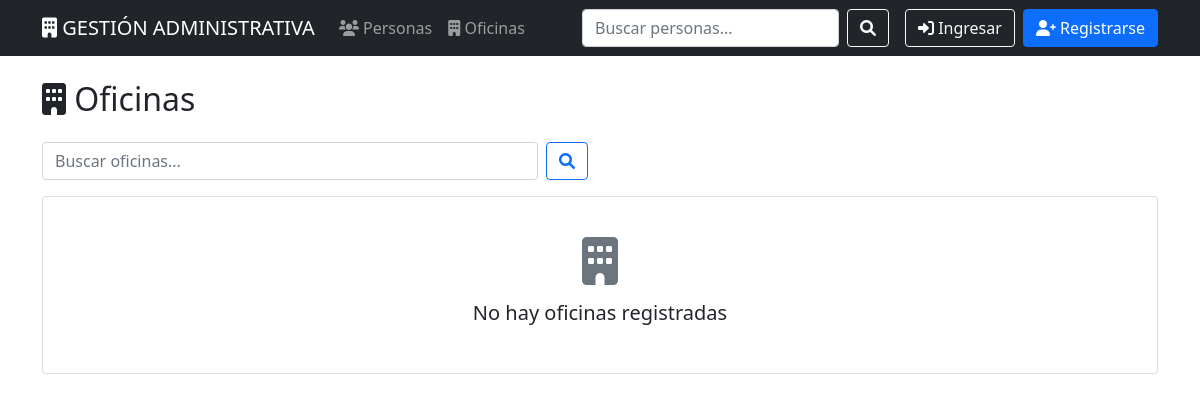
The page /oficinas/ on the database as committed earlier.
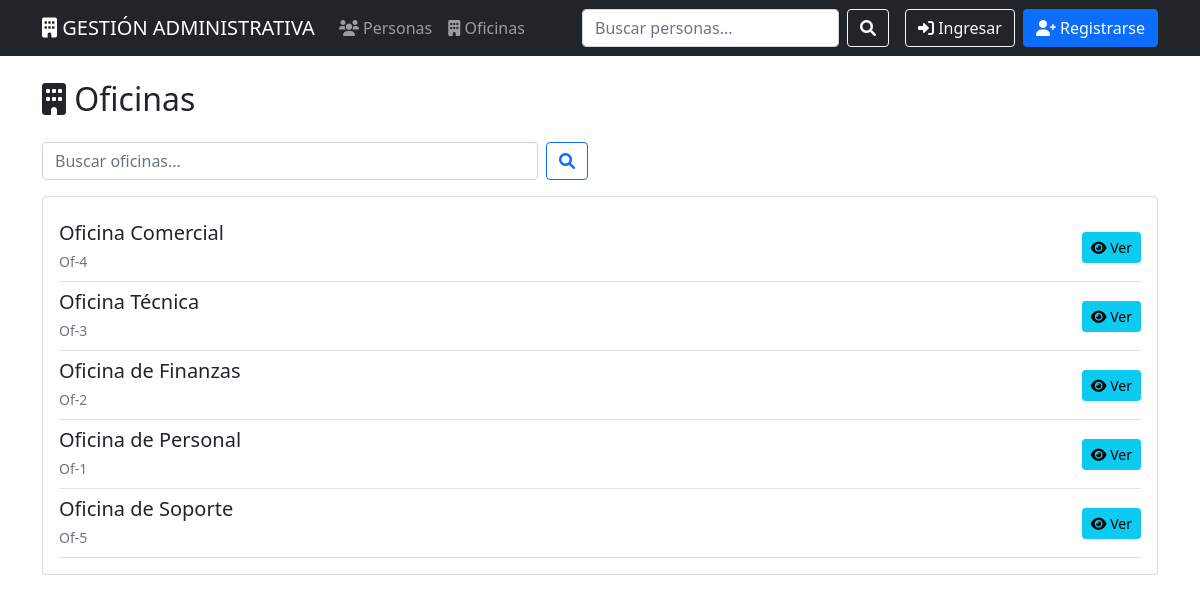
The same page on the database as committed later.
### oficinas/models.py (models this page shows, shortened)
class Oficina(models.Model):
    nombre = models.CharField(max_length=100, verbose_name="Nombre")
    nombre_corto = models.CharField(max_length=20, verbose_name="Nombre Corto")
    class Meta:
        verbose_name = "Oficina"
        verbose_name_plural = "Oficinas"
        ordering = ['nombre']

### oficinas/views.py (the view)
# urls.py: path('', views.OficinaListView.as_view(), name='lista'),
class OficinaListView(ListView):
    model = Oficina
    template_name = 'oficinas/lista.html'
    context_object_name = 'oficinas'
    paginate_by = 10
    def get_queryset(self):
        queryset = super().get_queryset()
        busqueda = self.request.GET.get('q')
        if busqueda:
            queryset = queryset.filter(
                Q(nombre__icontains=busqueda) |
                Q(nombre_corto__icontains=busqueda)
            )
        return queryset

### templates/oficinas/lista.html (shortened to what this page needs)
{% extends 'base.html' %}
{% block content %}
<div class="row">
    <div class="col-md-12">
        <div class="d-flex justify-content-between align-items-center mb-3">
            <h2><i class="fas fa-building"></i> Oficinas</h2>
        </div>
        <div class="row mb-3">
            <div class="col-md-6">
                <form method="get" class="d-flex">
                    <input type="text" name="q" class="form-control me-2" placeholder="Buscar oficinas..." value="{{ request.GET.q }}">
                    <button type="submit" class="btn btn-outline-primary">
                        <i class="fas fa-search"></i>
                    </button>
                </form>
            </div>
        </div>
        <div class="card">
            <div class="card-body">
                {% if oficinas %}
                    {% for oficina in oficinas %}
                        <div class="d-flex justify-content-between align-items-center py-2 border-bottom">
                            <div>
                                <h5 class="mb-1">{{ oficina.nombre }}</h5>
                                <small class="text-muted">{{ oficina.nombre_corto }}</small>
                            </div>
                            <div class="btn-group" role="group">
                                <a href="{% url 'oficinas:detalle' oficina.pk %}" class="btn btn-info btn-sm">
                                    <i class="fas fa-eye"></i> Ver
                                </a>
                            </div>
                        </div>
                    {% endfor %}
                {% else %}
                    <div class="text-center py-4">
                        <i class="fas fa-building fa-3x text-muted mb-3"></i>
                        <h5>No hay oficinas registradas</h5>
                    </div>
                {% endif %}
            </div>
        </div>
    </div>
</div>
{% endblock %}

Rows that differ between the two databases and show on the page:
added Oficina: nombre "Oficina Comercial", nombre_corto "Of-4"
added Oficina: nombre "Oficina Técnica", nombre_corto "Of-3"
added Oficina: nombre "Oficina de Finanzas", nombre_corto "Of-2"
added Oficina: nombre "Oficina de Personal", nombre_corto "Of-1"
added Oficina: nombre "Oficina de Soporte", nombre_corto "Of-5"
Other text that changed with them:
text no longer shown: "No hay oficinas registradas"
